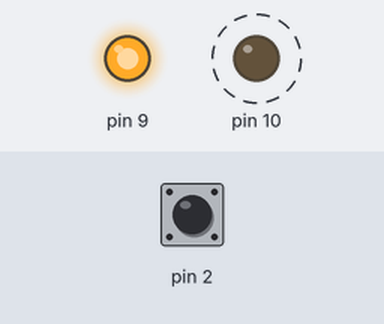
This sketch was run on a simulated Arduino Uno, built with avr-gcc and run on an emulated ATmega328P. Shown: output pins drawn as LEDs (lit = HIGH). Dashed ring = blinking. The test bench sets the inputs (shaded band); at power-on: pin 2 HIGH. What the sketch prints to the serial monitor is not drawn.

Above: at 0.2 s.
At 2.2 s:
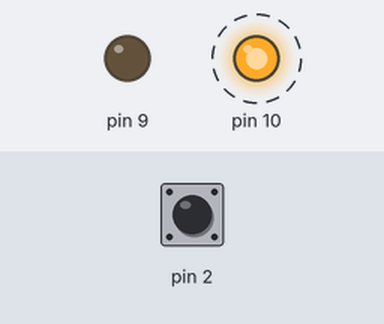
Timing chart, 0 to 3.2 s (numbered marks = the images above):
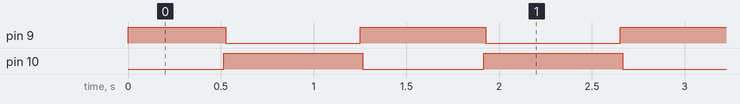

Measured:
- by itself, pin 9: repeats every 1.4 s: LOW 0.72 s, HIGH 0.68 s
- by itself, pin 10: alternates HIGH for 0.75 s and LOW for 0.65 s

The sketch:

Input_timer_pulling.ino
```cpp
void setup() {
  Serial.begin(9600);
  pinMode(2,INPUT_PULLUP);
  pinMode(3,INPUT_PULLUP);
  pinMode(9,OUTPUT);
  pinMode(10,OUTPUT);
  Serial.println("Begin:");
  Timer_initial();
}

void Timer_initial()
{
  // Timer0
  /*TCCR0A=0x00;
  TCCR0B=0x07;
  TIFR0=0x00;
  TCNT0=0x00;
  //GTCCR=0x80;  */

  // Timer1: a 16bit counter
  // Page 170,
  TCCR1A=0x00;
  // Page 173, f_io/64, f_io=16MHz
  TCCR1B=0x03;
  // Page 175,
  TCCR1C=0x80;
  // TC1 Interrupt Flag Register, Page 185
  // Set OCFA
  TIFR1=0x02;
  // Clear counter value
  TCNT1=0x0000;

  // Timer/Counter 1 Interrupt Mask Register, Page 184
  // Set OCIEA
  TIMSK1=0x02;
  // Global Interrupt Enable, Page 27
  SREG=0x80;
  //GTCCR=0x00;

  // 1ms 16000000/64/250
  OCR1AH = 0x00;
  OCR1AL = 0xFA;
}

int SW_status=0;

ISR(TIMER1_COMPA_vect)
{
  TCNT1=0x0000;

  if (digitalRead(2))
  //if (digitalRead(2)&&(SW_status!=2))
  {  Serial.println("2"); SW_status=2; }
  else if (digitalRead(3))
  //else if (digitalRead(3)&&(SW_status!=3))
  {  Serial.println("3"); SW_status=3; }
}

void loop() {
  digitalWrite(9,HIGH);
  digitalWrite(10,LOW);
  delay(500);
  digitalWrite(10,HIGH);
  digitalWrite(9,LOW);
  delay(500);

}
```
